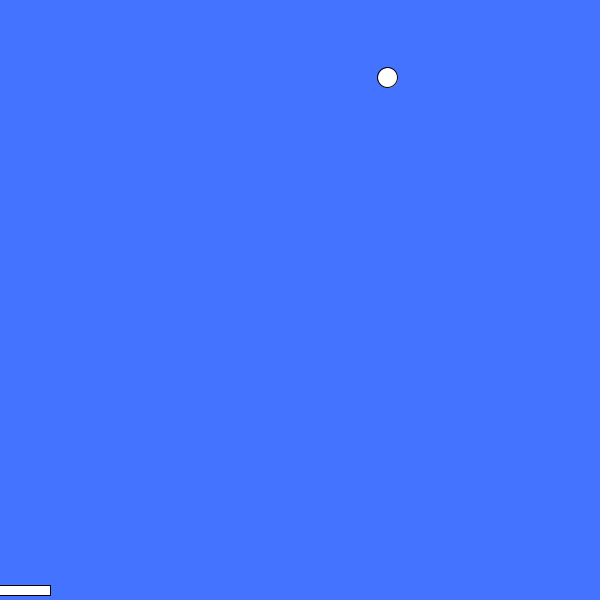
Frame 1 (no input)
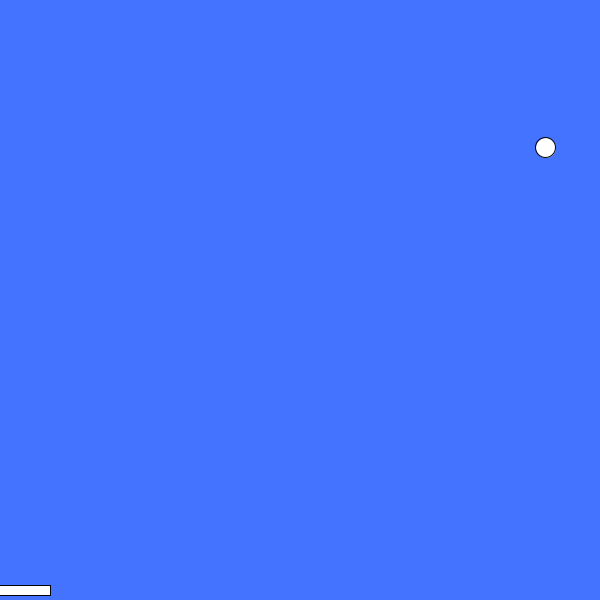
Frame 60 (the mouse pressed at the canvas centre just before this capture)
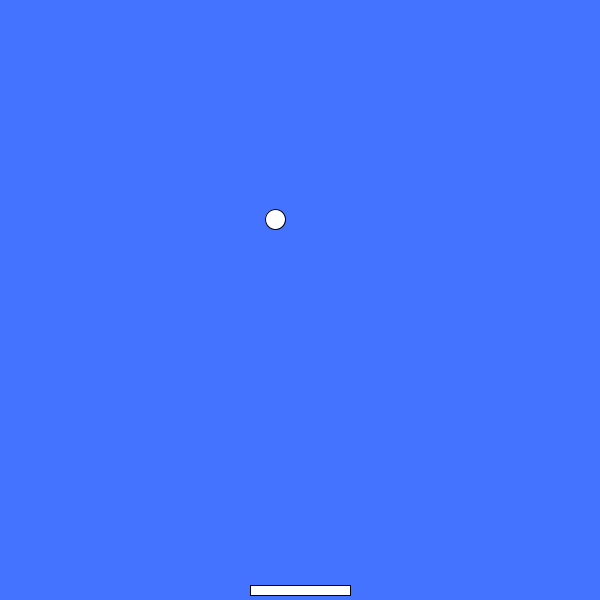
Frame 120 (the mouse held since frame 60 and released just before this capture)

The Processing sketch that drew these frames (run headless with seeded random() and noise(); from frame 60 on, the mouse is pressed at the canvas centre):

// Processing sketch: game_1_part_1
// ── game_1_part_1.pde
float ball_x, ball_y;
float speed_x, speed_y;
boolean GAME_OVER = false;

void setup(){
 size(600,600);
 ball_x = random(0, width);
 ball_y = random(0, height/2);
 speed_x = random(-5,5);
 speed_y = random(0,5);
 //println(ball_x, ball_y);
 textAlign(CENTER, CENTER);
 textSize(24);
}

void draw(){
 if (GAME_OVER == false){
  background(#4373FF);
  ellipse(ball_x, ball_y, 20,20);
  
  if (ball_x > width || ball_x <0) speed_x = speed_x * -1;
  if ((ball_y > height-15 && ball_x < mouseX +50 && ball_x > mouseX -50) || ball_y < 0) speed_y = speed_y * -1;
  if (ball_y > height) GAME_OVER = true;
  
  rectMode(CENTER);
  rect(mouseX, height -10, 100, 10);
  
  ball_x = ball_x + speed_x;
  ball_y = ball_y + speed_y;
 }
 else{
   text("GAME OVER", width/2, height/2);
 }
}
